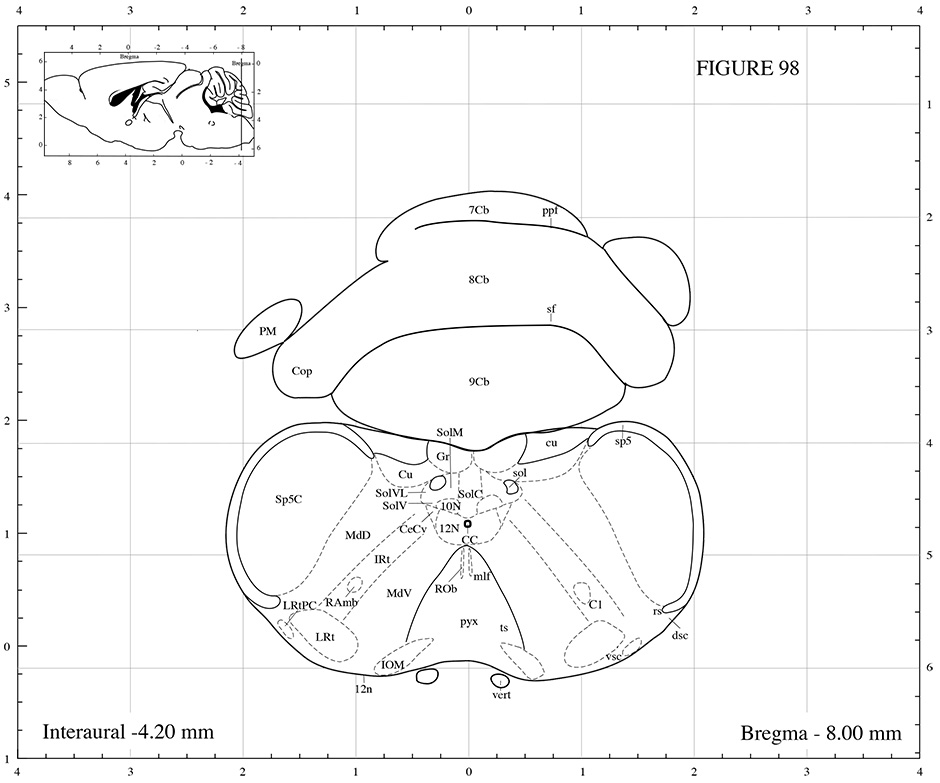
#> input picture images/mouse_coronal_002_ap_-8.00mm.jpg, 940 x 783 px; its folder holds only this picture in this run
$ python process_images.py
#> lines starting #> are read from the running program, lines starting #| are printed output that depends on the picture
from PIL import Image
import numpy as np
import glob
import os
import json

# Create an object to store atlas filenames
atlases = {}

for f in sorted(glob.glob('images/*.jpg')):
    print(f)

    # Open the jpg and convert it from rgb to rgba
    img = Image.open(f)
#> img is the input picture: PIL image 940x783 RGB; min 0, max 255, mean 248.1
    img = img.resize((img.size[0]*2, img.size[1]*2), Image.BICUBIC)
#> img: PIL image 1880x1566 RGB
    rgba = img.convert("RGBA")

    # Make pixels which are almost white (all intensities > 200 of 255)
    # partially transparent. Invert other pixels.
    rgba2 = []
    init_data = np.array(list(rgba.getdata()))
    min_intensity = init_data[:,:3].min(axis=1)
    avg_intensity = init_data[:,:3].mean(axis=1)
    is_white = (min_intensity >= 200).reshape(-1,1).astype(int)
    transparency = np.full_like(init_data, 255)
    transparency[:,3] = transparency[:,3] - avg_intensity
    inversion = 255 - init_data
    inversion[:,3] = 255
    xform_data = is_white * transparency + (1 - is_white) * inversion
    xform_data = [
        tuple(a) for a in xform_data
    ]
#> xform_data = 2944080 items
    rgba.putdata(xform_data)
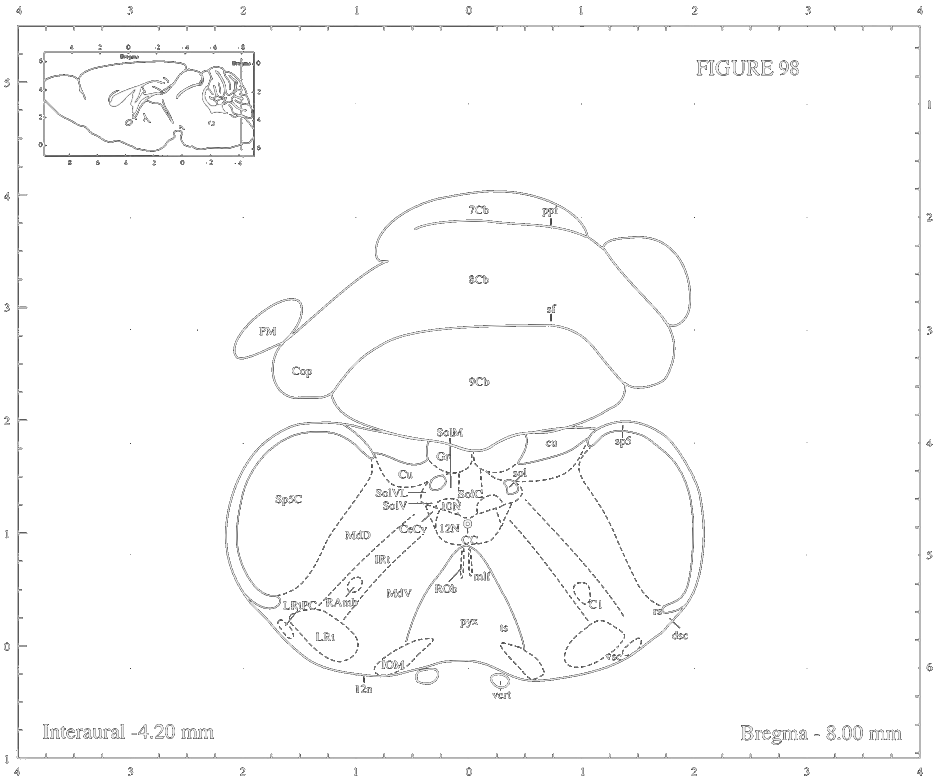
#> rgba: PIL image 1880x1566 RGBA (shown at 1/2 size); mean R, G, B, A 250.8, 250.8, 250.8, 11.3; transparent parts drawn white

    # Save it as a png
    new_filename = f.replace('jpg','png')
    rgba.save(new_filename, 'PNG')

    # Record the new image in the atlas
    animal, angle, *_ = f.split('/')[-1].split('_')
    if animal not in atlases:
        atlases[animal] = {}
    if angle not in atlases[animal]:
        atlases[animal][angle] = []
    atlases[animal][angle].append("/"+new_filename)

# Save the atlas
with open('atlases.json', 'w') as f:
    f.write(json.dumps(atlases))
